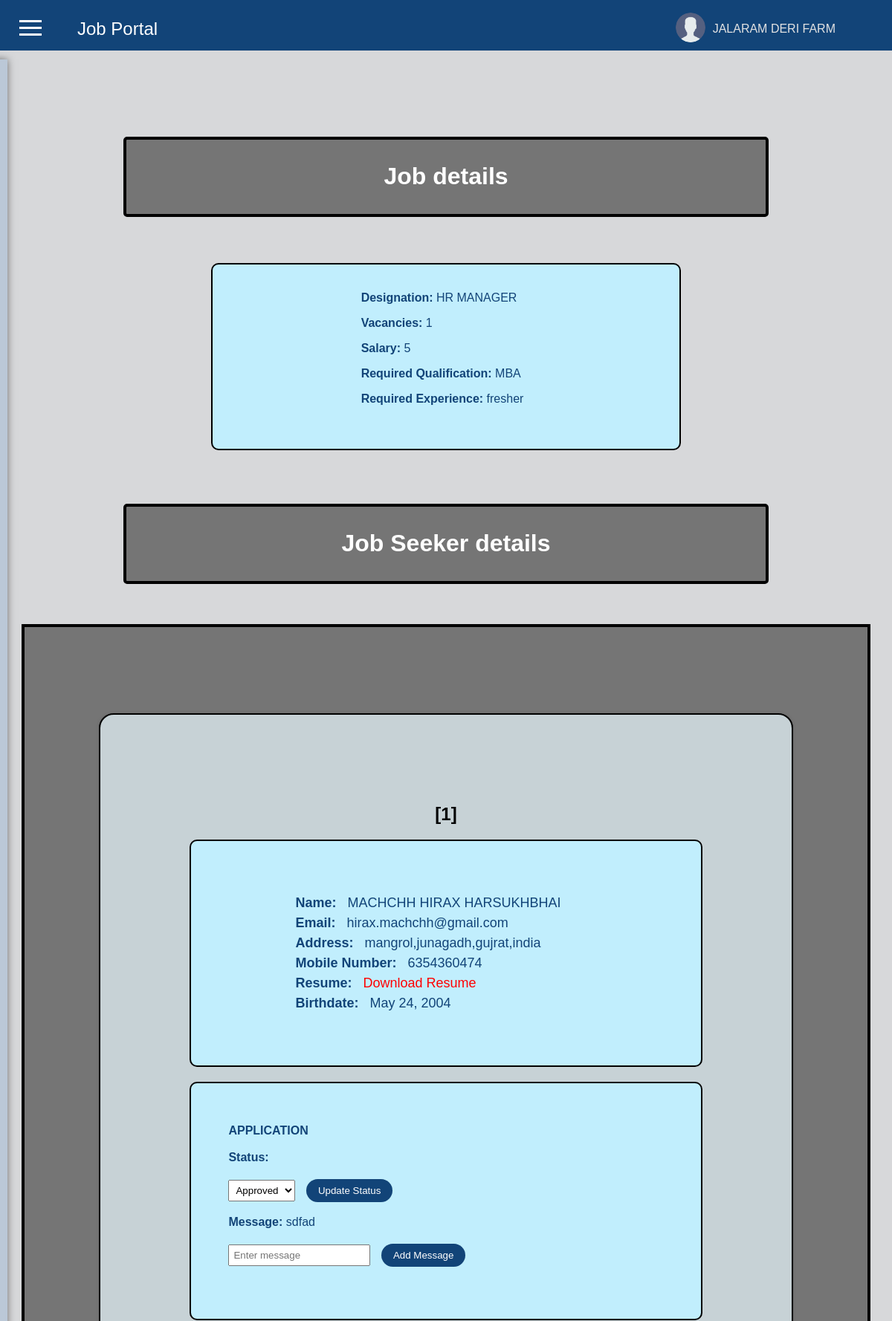
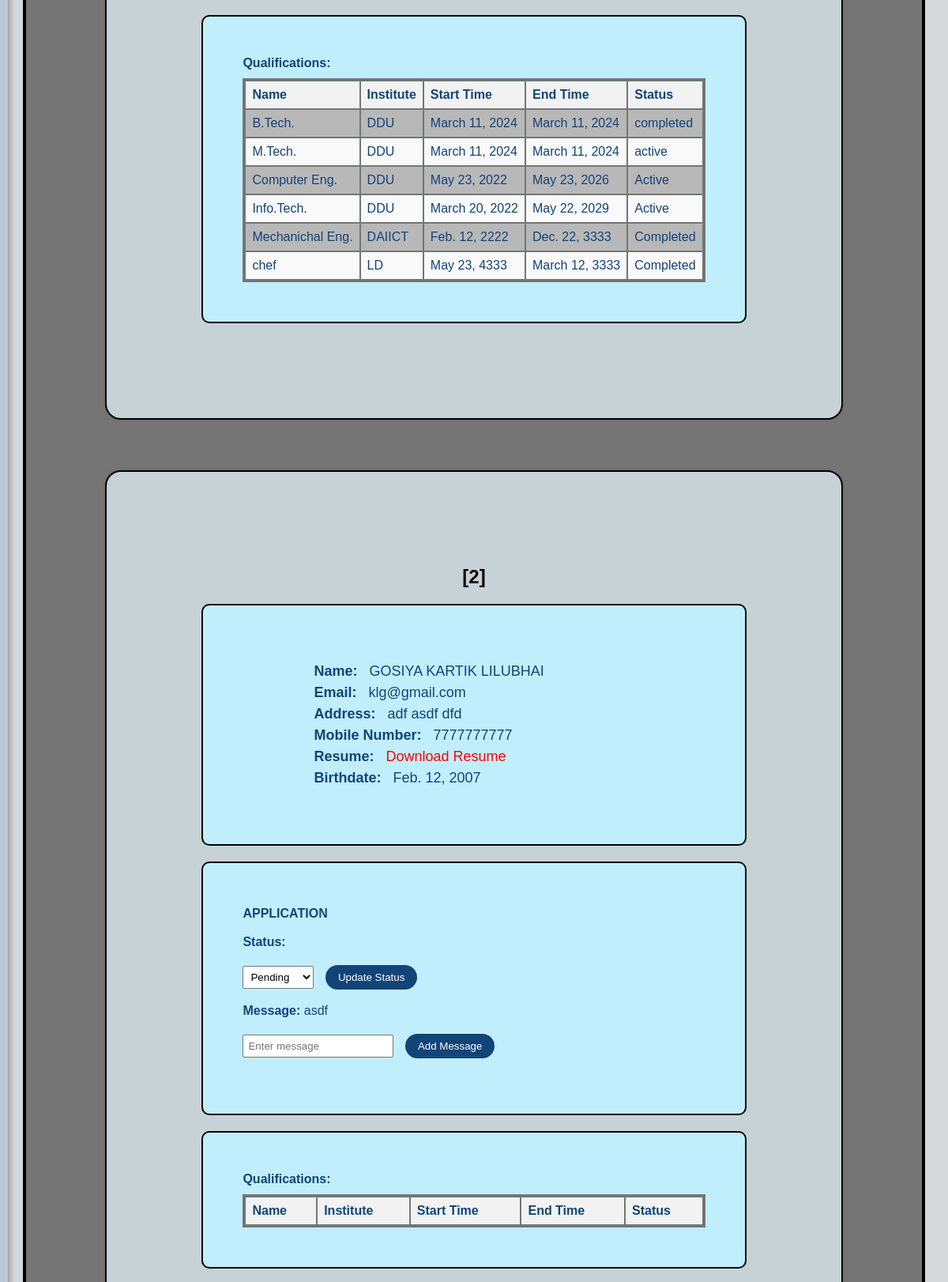
Page /jobseeker_details/1/ (signed in, upper part) on the committed database (2 pictures, top to bottom).
### firstapp/models.py (models this page shows, shortened)
class Employer(models.Model):
    emp_id = models.AutoField(primary_key=True)
    emp_name = models.CharField(max_length=50,null=False)
    username = models.CharField(max_length=20,unique=True,null=False)
    password = models.CharField(max_length=20,null=False)
    emp_email = models.EmailField(max_length=30,unique=True,null=False)
    help_line_no = models.IntegerField(unique=True,null=False)
    industry = models.CharField(max_length=30,null=False)
    location = models.CharField(max_length=100,null=False)
    avg_salary = models.IntegerField(null=False)

class Jobposting(models.Model):
    jp_id = models.AutoField(primary_key=True)
    emp_id = models.ForeignKey(Employer, on_delete=models.CASCADE, to_field='emp_id')
    designation = models.CharField(max_length=50,null=False)
    vacancies = models.IntegerField(null=False)
    salary = models.IntegerField(null=False)
    req_qualification = models.CharField(max_length=120,null=False)
    req_experience = models.CharField(max_length=40,null=False)
    delete_jobpost = models.BooleanField(default=0)

class Jobseeker(models.Model):
    js_id = models.AutoField(primary_key=True)
    js_name = models.CharField(max_length=50,null=False)
    username = models.CharField(max_length=20, unique=True,null=False)
    password = models.CharField(max_length=20,null=False)
    js_email = models.EmailField(max_length=30, unique=True,null=False)
    js_address = models.CharField(max_length=200 , default="your address",null=False)
    mobileno = models.CharField(max_length=10, unique=True,null=False)
    resume = models.FileField(upload_to='Resume/',null=False)
    birthdate = models.DateField(null=True)

class Application(models.Model):
    app_id = models.AutoField(primary_key=True)
    js_id = models.ForeignKey(Jobseeker, on_delete=models.CASCADE, to_field='js_id')
    jp_id = models.ForeignKey(Jobposting, on_delete=models.CASCADE, to_field='jp_id')
    app_date = models.DateField()
    curr_status = models.CharField(max_length=40, default="pending")
    message = models.CharField(max_length=200,null=True)

class Qualification(models.Model):
    qual_id = models.AutoField(primary_key=True)
    js_id = models.ForeignKey(Jobseeker,on_delete=models.CASCADE,to_field='js_id')
    name = models.CharField(max_length=40,null=False)
    institute = models.CharField(max_length=20,null=False)
    start_time = models.DateField(null=False)
    end_time = models.DateField(null=False)
    STATUS_CHOICES = [
        ('active', 'Active'),
        ('completed', 'Completed'),
    ]
    status = models.CharField(max_length=12, choices=STATUS_CHOICES,default='Active')

### firstapp/views.py (the view)
# urls.py: path('jobseeker_details/<int:jp_id>/', views.jobseeker_details, name='jobseeker_details'),
def jobseeker_details(request, jp_id):
    my_value = request.session.get('my_key')
    employer = Employer.objects.get(username=my_value)
    emp_name = employer.emp_name
    print("jp_id:", jp_id)  # Print the received jp_id
    job = get_object_or_404(Jobposting, jp_id=jp_id)
    jobposting = get_object_or_404(Jobposting, jp_id=jp_id)
    applications = Application.objects.filter(jp_id=jobposting)
    jobseeker_details = []
    for application in applications:
            jobseeker = application.js_id
            jobseeker_detail = {
                'js_id': jobseeker.js_id,
                'js_name': jobseeker.js_name,
                'js_email': jobseeker.js_email,
                'js_address': jobseeker.js_address,
                'mobileno': jobseeker.mobileno,
                'resume': jobseeker.resume.url,  # Assuming you want to get the URL of the resume
                'birthdate': jobseeker.birthdate,
                'application_id': application.app_id,
                'curr_status': application.curr_status,
                'message': application.message
            }
            qualifications = Qualification.objects.filter(js_id=jobseeker)
            qualifications_list = []
            for qualification in qualifications:
                qualification_info = {
                    'name': qualification.name,
                    'institute': qualification.institute,
                    'start_time': qualification.start_time,
                    'end_time': qualification.end_time,
                    'status': qualification.status
                }
                qualifications_list.append(qualification_info)
            jobseeker_detail['qualifications'] = qualifications_list
            jobseeker_details.append(jobseeker_detail)
    return render(request, 'e_getdetialsof_jobskeers.html', {'job': job,'jobseeker_details':jobseeker_details,'emp_name':emp_name})

### templates/e_getdetialsof_jobskeers.html (shortened to what this page needs)
<!DOCTYPE html>
<html lang="en">
<head>
    {% load static %}
</head>
<body>
<header class="top-header">
    <div class="container">
        <a href="#" class="logo">Job Portal</a>
        <div class="user-info">
            <div class="user-logo">
                <img src="{% static 'png/user.png' %}" alt="User Logo">
            </div>
            <div class="user-name">{{emp_name}}</div>
        </div>
    </div>
</header>
<button class="toggle-btn" onclick="toggleSidebar()">
    <span class="line"></span>
    <span class="line"></span>
    <span class="line"></span>
</button>
<form method="POST" action="e_menu">
<div class="sidebar">
</div>
</form><br><br><br><br>
<br><br><br><br>
<div class="content-container">
    <div class="h1-container">
<h1>Job details</h1>
    </div>
    <br><br>
<ul>
    <div class="qualification-box1">
        <li>
            <p><strong>Designation:</strong> {{ job.designation }}</p>
            <p><strong>Vacancies:</strong> {{ job.vacancies }}</p>
            <p><strong>Salary:</strong> {{ job.salary }}</p>
            <p><strong>Required Qualification:</strong> {{ job.req_qualification}}</p>
            <p><strong>Required Experience:</strong> {{ job.req_experience }}<br><br>
        </li>
    </div>
        <br><br>
</ul>
<div class="h1-container">
    <h1>Job Seeker details</h1>
</div><br><br><br>
{% if jobseeker_details %}
<div class="job-details-container">
    <ul class="jobseeker-list">
        {% for jobseeker_detail in jobseeker_details %}
        <li class="jobseeker-item">
            <div class="count-container">
                <h2><strong>[{{ forloop.counter }}]</strong></h2>
            </div>
            <div class="qualification-box">
                <div class="details-container">
                    <strong>Name: </strong><span>{{ jobseeker_detail.js_name }}</span><br>
                    <strong>Email: </strong><span>{{ jobseeker_detail.js_email }}</span><br>
                    <strong>Address: </strong><span>{{ jobseeker_detail.js_address }}</span><br>
                    <strong>Mobile Number: </strong><span>{{ jobseeker_detail.mobileno }}</span><br>
                    <strong>Resume: </strong><span><a href="{{ jobseeker_detail.resume }}">Download Resume</a></span><br>
                    <strong>Birthdate: </strong><span>{{ jobseeker_detail.birthdate }}</span><br>
                </div>
            </div>
            <ul>
                <div class="qualification-box">
                    <li>
                        <strong>APPLICATION</strong><br><br>
                        <strong>Status:</strong>
                        <form action="{% url 'update_status' jobseeker_detail.application_id %}" method="post">
                            <select name="curr_status">
                                <option value="pending" {% if jobseeker_detail.curr_status == 'pending' %} selected {% endif %}>Pending</option>
                                <option value="approved" {% if jobseeker_detail.curr_status == 'approved' %} selected {% endif %}>Approved</option>
                            </select>
                            <button type="submit">Update Status</button>
                        </form><BR>
                        <strong>Message:</strong> {{ jobseeker_detail.message }}<br>
                        <form action="{% url 'add_message' jobseeker_detail.application_id %}" method="post">
                            <input type="text" name="message" placeholder="Enter message">
                            <button type="submit">Add Message</button>
                        </form>
                    </li>
                </div>
            </ul>
            <div class="qualification-box">
                <strong>Qualifications:</strong><br>
                <ul>
                    <div class="qualification-table">
                        <table>
                            <thead>
                                <tr>
                                    <th>Name</th>
                                    <th>Institute</th>
                                    <th>Start Time</th>
                                    <th>End Time</th>
                                    <th>Status</th>
                                </tr>
                            </thead>
                            <tbody>
                                {% for qualification in jobseeker_detail.qualifications %}
                                <tr>
                                    <td>{{ qualification.name }}</td>
                                    <td>{{ qualification.institute }}</td>
                                    <td>{{ qualification.start_time }}</td>
                                    <td>{{ qualification.end_time }}</td>
                                    <td>{{ qualification.status }}</td>
                                </tr>
                                {% endfor %}
                            </tbody>
                        </table>
                    </div>
                </ul>
            </div>
        </li>
        <br><br><br>
        {% endfor %}
    </ul>
</div>
{% else %}
    <p>No jobseeker details found.</p>
{% endif %}
</body>
</html>

### templates/e_getdetialsof_jobskeers.html (style rules this page uses)
body { margin: 0; background-color:#D7D8DA ; font-family: Arial, sans-serif; }
.top-header { top:0; height:40px; width:100%; position: fixed; z-index: 1000; background-color: #124478 ; color: #fff; padding: 14px; display: flex; align-items: center; }
.top-header .container { position:fixed; display: flex; justify-content: space-between; align-items: center; width: 100%; padding:20px 10px 10px 20px; }
.logo { color: #ffffff; text-decoration: none; font-size: 24px; margin-left: 70px; }
.user-info { display: flex; align-items: center; margin-right:50px; }
.user-logo img { width: 40px; height: 40px; border-radius: 50%; margin-right:10px; }
.user-name { color: #e2e2e2; font-size: 16px; margin-right:60px; }
.sidebar { position: fixed; top: 80px; left: -350px; height: 100%; width: 300px; background-color:#BBC8D7 ; padding: 30px; box-shadow: 0 0 10px rgba(0, 0, 0, 0.5); transition: left 0.3s ease-in-out; z-index: 1000; }
.toggle-btn { position:fixed; top: 20px; left: 20px; background-color: transparent; border: none; cursor: pointer; z-index: 1000; }
.line { display: block; width: 30px; height: 3px; background-color: #fff; margin: 6px auto; transition: background-color 0.3s ease; }
body { margin: 0; background-color: #D7D8DA; font-family: Arial, sans-serif; }
h1 { text-align: center; color:white; background-color: #757575; }
.h1-container { width: 70%; background-color:#757575 ; padding: 10px; border-radius: 5px; border: 4px solid #000000; display: flex; justify-content: center; align-items: center; }
ul { list-style-type: none; padding: 0; }
ul li { margin-bottom: 20px; }
ul li p { margin-right:10px; }
ul li ul { margin-top: 10px; }
ul li ul li { margin-top: 5px; }
form { margin-top: 20px; }
form input[type="text"], form select { padding: 5px; margin-right: 10px; }
form button, form input[type="submit"] { padding: 8px 16px; border: none; border-radius: 20px; background-color: #124478; color: #fff; cursor: pointer; transition: background-color 0.3s ease; }
a { color: red; text-decoration: none; }
.content-container { display: flex; justify-content: center; align-items: center; flex-direction: column; margin-top: 20px; }
.job-details-container { background-color:#757575 ; padding: 100px; margin-bottom:40px; border: 4px solid #000000; }
.jobseeker-list { list-style-type: none; padding: 0; }
.jobseeker-item { background-color: #C7D2D6; padding:100px; margin-bottom: 10px; border-radius: 20px; border: 2px solid #000000; box-shadow: 0 0 5px rgba(0, 0, 0, 0.1); }
.qualification-box { background-color:#C1EEFD ; color: #124478; padding: 50px; margin:20px 20px 20px 20px; border-radius: 10px; border: 2px solid #000000; margin-top: 10px; }
.qualification-box1 { background-color:#C1EEFD ; color: #124478; padding: 20px 200px 20px 200px; margin:20px 20px 20px 20px; border-radius: 10px; border: 2px solid #000000; margin-top: 10px; }
.details-container { margin-left:70px; padding: 20px; font-size: 18px; line-height: 1.5; }
.details-container span { margin-left: 10px; }
.qualification-table table { width: 100%; border-collapse: collapse; border: 4px solid #737576; }
.qualification-table th, .qualification-table td { padding: 8px; text-align: left; border: 2px solid #737576; }
.qualification-table th { background-color: #f2f2f2; font-weight: bold; }
.qualification-table tbody tr:nth-child(even) { background-color: #f9f9f9; }
.qualification-table tbody tr:nth-child(odd) { background-color: #B8B8B8; }
.count-container { text-align: center; margin-bottom: 10px; }

### rows in the picture
Employer: emp_name "JALARAM DERI FARM"
Jobposting: designation "HR MANAGER", vacancies "1", salary "5", req_qualification "MBA", req_experience "fresher"
Jobseeker: js_name "MACHCHH HIRAX HARSUKHBHAI", js_email "hirax.machchh@gmail.com", js_address "mangrol,junagadh,gujrat,india", mobileno "6354360474", birthdate "May 24, 2004"
Application: curr_status "Approved", message "sdfad"
Qualification: name "B.Tech.", institute "DDU", start_time "March 11, 2024", end_time "March 11, 2024", status "completed"
Qualification: name "M.Tech.", institute "DDU", start_time "March 11, 2024", end_time "March 11, 2024", status "active"
Qualification: name "Computer Eng.", institute "DDU", start_time "May 23, 2022", end_time "May 23, 2026", status "Active"
Qualification: name "Info.Tech.", institute "DDU", start_time "March 20, 2022", end_time "May 22, 2029", status "Active"
Qualification: name "Mechanichal Eng.", institute "DAIICT", start_time "Feb. 12, 2222", end_time "Dec. 22, 3333", status "Completed"
Qualification: name "chef", institute "LD", start_time "May 23, 4333", end_time "March 12, 3333", status "Completed"
Jobseeker: js_name "GOSIYA KARTIK LILUBHAI", js_email "klg@gmail.com", js_address "adf asdf dfd", mobileno "7777777777", birthdate "Feb. 12, 2007"
Application: curr_status "Pending", message "asdf"
